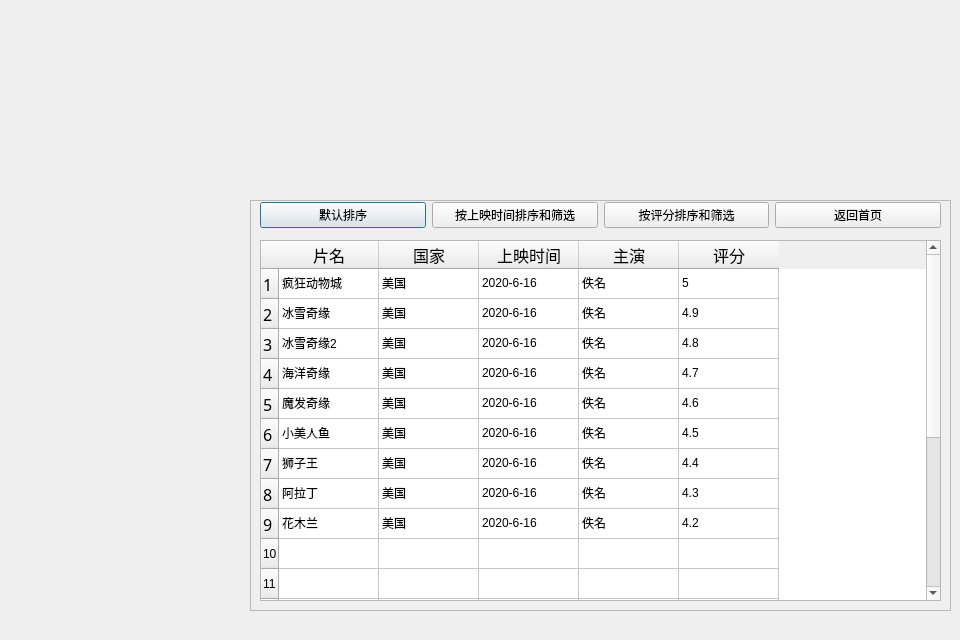
<?xml version="1.0" encoding="UTF-8"?>
<ui version="4.0">
 <class>SearchResultPart</class>
 <widget class="QDialog" name="SearchResultPart">
  <property name="geometry">
   <rect>
    <x>0</x>
    <y>0</y>
    <width>960</width>
    <height>640</height>
   </rect>
  </property>
  <property name="windowTitle">
   <string>搜索结果</string>
  </property>
  <widget class="QFrame" name="SearchResultFrame">
   <property name="geometry">
    <rect>
     <x>250</x>
     <y>200</y>
     <width>701</width>
     <height>411</height>
    </rect>
   </property>
   <property name="frameShape">
    <enum>QFrame::StyledPanel</enum>
   </property>
   <property name="frameShadow">
    <enum>QFrame::Raised</enum>
   </property>
   <widget class="QTableWidget" name="tableWidget">
    <property name="geometry">
     <rect>
      <x>10</x>
      <y>40</y>
      <width>681</width>
      <height>361</height>
     </rect>
    </property>
    <property name="rowCount">
     <number>20</number>
    </property>
    <property name="columnCount">
     <number>5</number>
    </property>
    <attribute name="horizontalHeaderCascadingSectionResizes">
     <bool>true</bool>
    </attribute>
    <attribute name="horizontalHeaderStretchLastSection">
     <bool>false</bool>
    </attribute>
    <row>
     <property name="text">
      <string>1</string>
     </property>
     <property name="font">
      <font>
       <family>华文琥珀</family>
       <pointsize>12</pointsize>
      </font>
     </property>
    </row>
    <row>
     <property name="text">
      <string>2</string>
     </property>
     <property name="font">
      <font>
       <family>华文琥珀</family>
       <pointsize>12</pointsize>
      </font>
     </property>
    </row>
    <row>
     <property name="text">
      <string>3</string>
     </property>
     <property name="font">
      <font>
       <family>华文琥珀</family>
       <pointsize>12</pointsize>
      </font>
     </property>
    </row>
    <row>
     <property name="text">
      <string>4</string>
     </property>
     <property name="font">
      <font>
       <family>华文琥珀</family>
       <pointsize>12</pointsize>
      </font>
     </property>
    </row>
    <row>
     <property name="text">
      <string>5</string>
     </property>
     <property name="font">
      <font>
       <family>华文琥珀</family>
       <pointsize>12</pointsize>
      </font>
     </property>
    </row>
    <row>
     <property name="text">
      <string>6</string>
     </property>
     <property name="font">
      <font>
       <family>华文琥珀</family>
       <pointsize>12</pointsize>
      </font>
     </property>
    </row>
    <row>
     <property name="text">
      <string>7</string>
     </property>
     <property name="font">
      <font>
       <family>华文琥珀</family>
       <pointsize>12</pointsize>
      </font>
     </property>
    </row>
    <row>
     <property name="text">
      <string>8</string>
     </property>
     <property name="font">
      <font>
       <family>华文琥珀</family>
       <pointsize>12</pointsize>
      </font>
     </property>
    </row>
    <row>
     <property name="text">
      <string>9</string>
     </property>
     <property name="font">
      <font>
       <family>华文琥珀</family>
       <pointsize>12</pointsize>
      </font>
     </property>
    </row>
    <row/>
    <row/>
    <row/>
    <row/>
    <row/>
    <row/>
    <row/>
    <row/>
    <row/>
    <row/>
    <row/>
    <column>
     <property name="text">
      <string>片名</string>
     </property>
     <property name="font">
      <font>
       <family>宋体</family>
       <pointsize>12</pointsize>
      </font>
     </property>
    </column>
    <column>
     <property name="text">
      <string>国家</string>
     </property>
     <property name="font">
      <font>
       <family>宋体</family>
       <pointsize>12</pointsize>
      </font>
     </property>
    </column>
    <column>
     <property name="text">
      <string>上映时间</string>
     </property>
     <property name="font">
      <font>
       <family>宋体</family>
       <pointsize>12</pointsize>
      </font>
     </property>
    </column>
    <column>
     <property name="text">
      <string>主演</string>
     </property>
     <property name="font">
      <font>
       <family>宋体</family>
       <pointsize>12</pointsize>
      </font>
     </property>
    </column>
    <column>
     <property name="text">
      <string>评分</string>
     </property>
     <property name="font">
      <font>
       <family>宋体</family>
       <pointsize>12</pointsize>
      </font>
     </property>
    </column>
    <item row="0" column="0">
     <property name="text">
      <string>疯狂动物城</string>
     </property>
    </item>
    <item row="0" column="1">
     <property name="text">
      <string>美国</string>
     </property>
    </item>
    <item row="0" column="2">
     <property name="text">
      <string>2020-6-16</string>
     </property>
    </item>
    <item row="0" column="3">
     <property name="text">
      <string>佚名</string>
     </property>
    </item>
    <item row="0" column="4">
     <property name="text">
      <string>5</string>
     </property>
    </item>
    <item row="1" column="0">
     <property name="text">
      <string>冰雪奇缘</string>
     </property>
    </item>
    <item row="1" column="1">
     <property name="text">
      <string>美国</string>
     </property>
    </item>
    <item row="1" column="2">
     <property name="text">
      <string>2020-6-16</string>
     </property>
    </item>
    <item row="1" column="3">
     <property name="text">
      <string>佚名</string>
     </property>
    </item>
    <item row="1" column="4">
     <property name="text">
      <string>4.9</string>
     </property>
    </item>
    <item row="2" column="0">
     <property name="text">
      <string>冰雪奇缘2</string>
     </property>
    </item>
    <item row="2" column="1">
     <property name="text">
      <string>美国</string>
     </property>
    </item>
    <item row="2" column="2">
     <property name="text">
      <string>2020-6-16</string>
     </property>
    </item>
    <item row="2" column="3">
     <property name="text">
      <string>佚名</string>
     </property>
    </item>
    <item row="2" column="4">
     <property name="text">
      <string>4.8</string>
     </property>
    </item>
    <item row="3" column="0">
     <property name="text">
      <string>海洋奇缘</string>
     </property>
    </item>
    <item row="3" column="1">
     <property name="text">
      <string>美国</string>
     </property>
    </item>
    <item row="3" column="2">
     <property name="text">
      <string>2020-6-16</string>
     </property>
    </item>
    <item row="3" column="3">
     <property name="text">
      <string>佚名</string>
     </property>
    </item>
    <item row="3" column="4">
     <property name="text">
      <string>4.7</string>
     </property>
    </item>
    <item row="4" column="0">
     <property name="text">
      <string>魔发奇缘</string>
     </property>
    </item>
    <item row="4" column="1">
     <property name="text">
      <string>美国</string>
     </property>
    </item>
    <item row="4" column="2">
     <property name="text">
      <string>2020-6-16</string>
     </property>
    </item>
    <item row="4" column="3">
     <property name="text">
      <string>佚名</string>
     </property>
    </item>
    <item row="4" column="4">
     <property name="text">
      <string>4.6</string>
     </property>
    </item>
    <item row="5" column="0">
     <property name="text">
      <string>小美人鱼</string>
     </property>
    </item>
    <item row="5" column="1">
     <property name="text">
      <string>美国</string>
     </property>
    </item>
    <item row="5" column="2">
     <property name="text">
      <string>2020-6-16</string>
     </property>
    </item>
    <item row="5" column="3">
     <property name="text">
      <string>佚名</string>
     </property>
    </item>
    <item row="5" column="4">
     <property name="text">
      <string>4.5</string>
     </property>
    </item>
    <item row="6" column="0">
     <property name="text">
      <string>狮子王</string>
     </property>
    </item>
    <item row="6" column="1">
     <property name="text">
      <string>美国</string>
     </property>
    </item>
    <item row="6" column="2">
     <property name="text">
      <string>2020-6-16</string>
     </property>
    </item>
    <item row="6" column="3">
     <property name="text">
      <string>佚名</string>
     </property>
    </item>
    <item row="6" column="4">
     <property name="text">
      <string>4.4</string>
     </property>
    </item>
    <item row="7" column="0">
     <property name="text">
      <string>阿拉丁</string>
     </property>
    </item>
    <item row="7" column="1">
     <property name="text">
      <string>美国</string>
     </property>
    </item>
    <item row="7" column="2">
     <property name="text">
      <string>2020-6-16</string>
     </property>
    </item>
    <item row="7" column="3">
     <property name="text">
      <string>佚名</string>
     </property>
    </item>
    <item row="7" column="4">
     <property name="text">
      <string>4.3</string>
     </property>
    </item>
    <item row="8" column="0">
     <property name="text">
      <string>花木兰</string>
     </property>
    </item>
    <item row="8" column="1">
     <property name="text">
      <string>美国</string>
     </property>
    </item>
    <item row="8" column="2">
     <property name="text">
      <string>2020-6-16</string>
     </property>
    </item>
    <item row="8" column="3">
     <property name="text">
      <string>佚名</string>
     </property>
    </item>
    <item row="8" column="4">
     <property name="text">
      <string>4.2</string>
     </property>
    </item>
   </widget>
   <widget class="QWidget" name="horizontalLayoutWidget">
    <property name="geometry">
     <rect>
      <x>10</x>
      <y>0</y>
      <width>681</width>
      <height>31</height>
     </rect>
    </property>
    <layout class="QHBoxLayout" name="horizontalLayout">
     <item>
      <widget class="QPushButton" name="DefaultSort">
       <property name="text">
        <string>默认排序</string>
       </property>
      </widget>
     </item>
     <item>
      <widget class="QPushButton" name="DateSort">
       <property name="text">
        <string>按上映时间排序和筛选</string>
       </property>
      </widget>
     </item>
     <item>
      <widget class="QPushButton" name="RateSort">
       <property name="text">
        <string>按评分排序和筛选</string>
       </property>
      </widget>
     </item>
     <item>
      <widget class="QPushButton" name="ReturnRecommendation">
       <property name="text">
        <string>返回首页</string>
       </property>
      </widget>
     </item>
    </layout>
   </widget>
  </widget>
 </widget>
 <resources/>
 <connections>
  <connection>
   <sender>ReturnRecommendation</sender>
   <signal>clicked()</signal>
   <receiver>SearchResultPart</receiver>
   <slot>returnRecommendation()</slot>
   <hints>
    <hint type="sourcelabel">
     <x>902</x>
     <y>210</y>
    </hint>
    <hint type="destinationlabel">
     <x>902</x>
     <y>160</y>
    </hint>
   </hints>
  </connection>
 </connections>
 <slots>
  <slot>returnRecommendation()</slot>
 </slots>
</ui>
